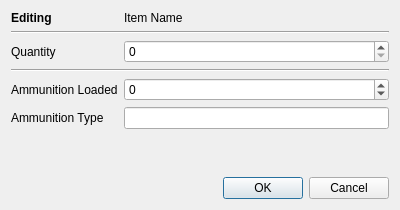
<?xml version="1.0" encoding="UTF-8"?>
<ui version="4.0">
 <class>DialogInventoryItem</class>
 <widget class="QDialog" name="DialogInventoryItem">
  <property name="geometry">
   <rect>
    <x>0</x>
    <y>0</y>
    <width>400</width>
    <height>210</height>
   </rect>
  </property>
  <property name="windowTitle">
   <string>Dialog</string>
  </property>
  <layout class="QGridLayout" name="gridLayout">
   <item row="0" column="0">
    <widget class="QLabel" name="label">
     <property name="text">
      <string>&lt;b&gt;Editing&lt;/b&gt;</string>
     </property>
    </widget>
   </item>
   <item row="2" column="1">
    <widget class="QSpinBox" name="quantity">
     <property name="maximum">
      <number>9999</number>
     </property>
    </widget>
   </item>
   <item row="3" column="0" colspan="2">
    <widget class="Line" name="line_2">
     <property name="orientation">
      <enum>Qt::Horizontal</enum>
     </property>
    </widget>
   </item>
   <item row="4" column="0">
    <widget class="QLabel" name="label_4">
     <property name="text">
      <string>Ammunition Loaded</string>
     </property>
    </widget>
   </item>
   <item row="6" column="0" colspan="2">
    <spacer name="verticalSpacer">
     <property name="orientation">
      <enum>Qt::Vertical</enum>
     </property>
     <property name="sizeHint" stdset="0">
      <size>
       <width>20</width>
       <height>40</height>
      </size>
     </property>
    </spacer>
   </item>
   <item row="2" column="0">
    <widget class="QLabel" name="label_3">
     <property name="text">
      <string>Quantity</string>
     </property>
    </widget>
   </item>
   <item row="4" column="1">
    <widget class="QSpinBox" name="ammoInBarrel">
     <property name="minimum">
      <number>-1</number>
     </property>
    </widget>
   </item>
   <item row="0" column="1">
    <widget class="QLabel" name="itemName">
     <property name="text">
      <string>Item Name</string>
     </property>
    </widget>
   </item>
   <item row="1" column="0" colspan="2">
    <widget class="Line" name="line">
     <property name="orientation">
      <enum>Qt::Horizontal</enum>
     </property>
    </widget>
   </item>
   <item row="7" column="0" colspan="2">
    <widget class="QDialogButtonBox" name="buttonBox">
     <property name="orientation">
      <enum>Qt::Horizontal</enum>
     </property>
     <property name="standardButtons">
      <set>QDialogButtonBox::Cancel|QDialogButtonBox::Ok</set>
     </property>
    </widget>
   </item>
   <item row="5" column="1">
    <widget class="QLineEdit" name="ammoType"/>
   </item>
   <item row="5" column="0">
    <widget class="QLabel" name="label_2">
     <property name="text">
      <string>Ammunition Type</string>
     </property>
    </widget>
   </item>
  </layout>
 </widget>
 <resources/>
 <connections>
  <connection>
   <sender>buttonBox</sender>
   <signal>accepted()</signal>
   <receiver>DialogInventoryItem</receiver>
   <slot>accept()</slot>
   <hints>
    <hint type="sourcelabel">
     <x>248</x>
     <y>254</y>
    </hint>
    <hint type="destinationlabel">
     <x>157</x>
     <y>274</y>
    </hint>
   </hints>
  </connection>
  <connection>
   <sender>buttonBox</sender>
   <signal>rejected()</signal>
   <receiver>DialogInventoryItem</receiver>
   <slot>reject()</slot>
   <hints>
    <hint type="sourcelabel">
     <x>316</x>
     <y>260</y>
    </hint>
    <hint type="destinationlabel">
     <x>286</x>
     <y>274</y>
    </hint>
   </hints>
  </connection>
 </connections>
</ui>
